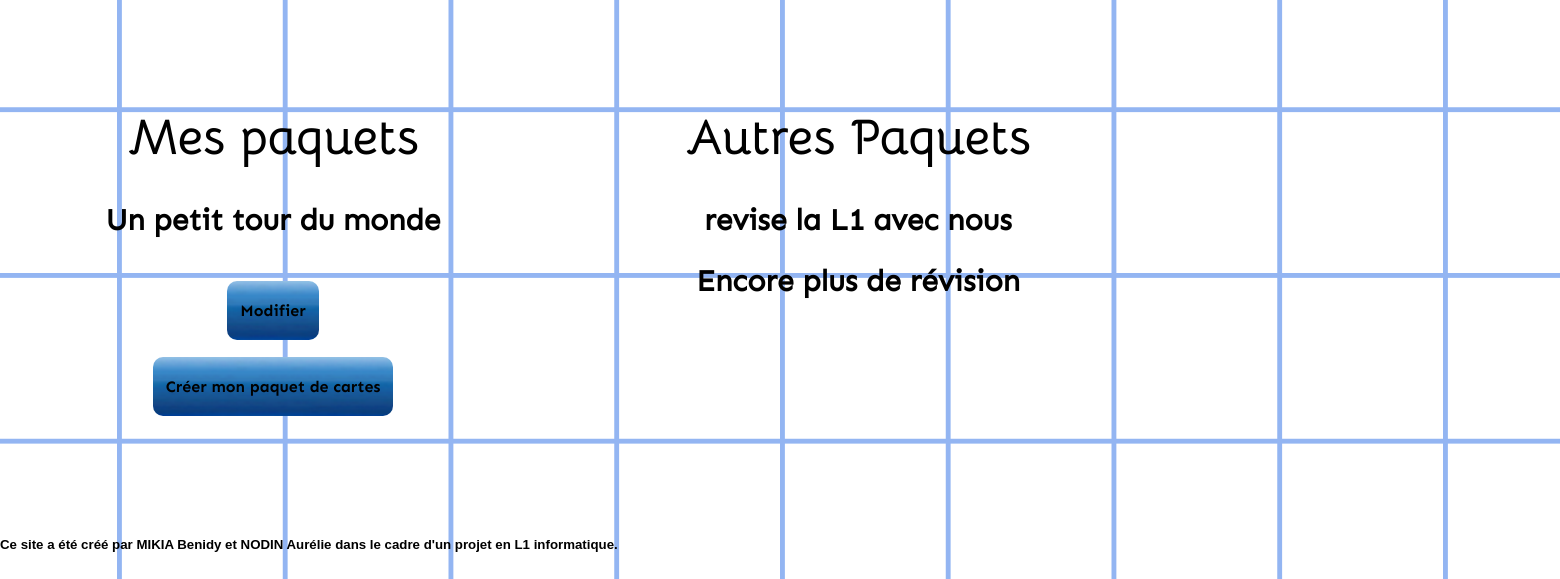
The app's page /memoria/menucartes.php (signed in) with its own data.
### tables this page shows
CREATE TABLE IF NOT EXISTS `paquets` (
  `id` int(11) NOT NULL AUTO_INCREMENT,
  `nom` varchar(30) NOT NULL,
  `id_user` int(11) NOT NULL,
  PRIMARY KEY (`id`),
  UNIQUE KEY `nom` (`nom`)
);

### memoria/menucartes.php (the view, shortened to what this page needs)
<?php
$connex = connexion_bd();
$req = "SELECT * FROM paquets WHERE id_user=".$_SESSION['id']."";
$ligne = mysqli_query($connex, $req);
$req = "SELECT * FROM paquets WHERE id_user !=".$_SESSION['id']."";
$ligne_p = mysqli_query($connex, $req);
?>
<!DOCTYPE html>
	<html lang="fr">
	<head>
		<link rel="stylesheet" type="text/css" href="css/menucartes.css">
	</head>
	<body>
		<div id="content">
			<div class = "accueil">
			</div>
			<div class="deco">
			</div>
			<div class="Mes_Paquets">
				<h1>Mes paquets</h1>
				<?php while($resultat = mysqli_fetch_assoc($ligne)){ ?>
					<div class="paquet">
						<a href="preqcm.php?n=<?php echo htmlspecialchars($resultat['id']);?>"><h2> <?php echo htmlspecialchars($resultat['nom']); ?></h2></a>
					</div>
					<br>
					<br>
					<div class="modifier">
						<a href="editionpaquet.php?p=<?php echo $resultat['id'] ?>">Modifier</a>
					</div>
					<br>
					<br>
					<br>
				<?php } ?>
				<div class="modifier">
					<a href="ajoutercartes.php">Créer mon paquet de cartes</a>
				</div>
			</div>
			<div class="Autres_Paquets">
				<h1>Autres Paquets</h1>
				<?php while($res = mysqli_fetch_assoc($ligne_p)){ ?>
					<div class="paquet">
						<a href="preqcm.php?n=<?php echo htmlspecialchars($res['id']);?>"><h2> <?php echo htmlspecialchars($res['nom']); ?></h2></a>
					</div>
				<?php } ?>
			</div>
			<footer>
				<h5>
					Ce site a été créé par MIKIA Benidy et NODIN Aurélie dans le cadre d'un projet en L1 informatique.
				</h5>
			</footer>
		</div>
	</body>
	</html>

### memoria/css/menucartes.css (style rules this page uses)
body { padding: 0px; margin: 0px; background: url("../img/background2.png") ; -webkit-background-size: cover; -moz-background-size: cover; -o-background-size: cover; }
h1 { font-family: "Bellota-Bold", sans-serif; font-size: 50px; }
h2 { font-family: "Sen-Regular", sans-serif; font-size: 30px; }
div.Mes_Paquets, div.Autres_Paquets { font-family: "Sen-Bold", sans-serif; display: inline-block; }
div.Mes_Paquets { text-align: center; float: left; width:35%; }
div.modifier a { border-radius: 10px; width : 270px; background-image: url("../img/editer4.png") ; background-position: center; background-size: no-repeat; padding: 20px 13px; font-family: "Sen-Bold", sans-serif; text-decoration: none; color: black; }
div.Autres_Paquets { text-align: center; width: 40%; }
div.paquet a { text-decoration: none; color: black; }
footer { font-family: "Amiri-Regular", sans-serif; color : black; }

### records on screen
paquets: nom "Un petit tour du monde"
paquets: nom "revise la L1 avec nous"
paquets: nom "Encore plus de révision"
